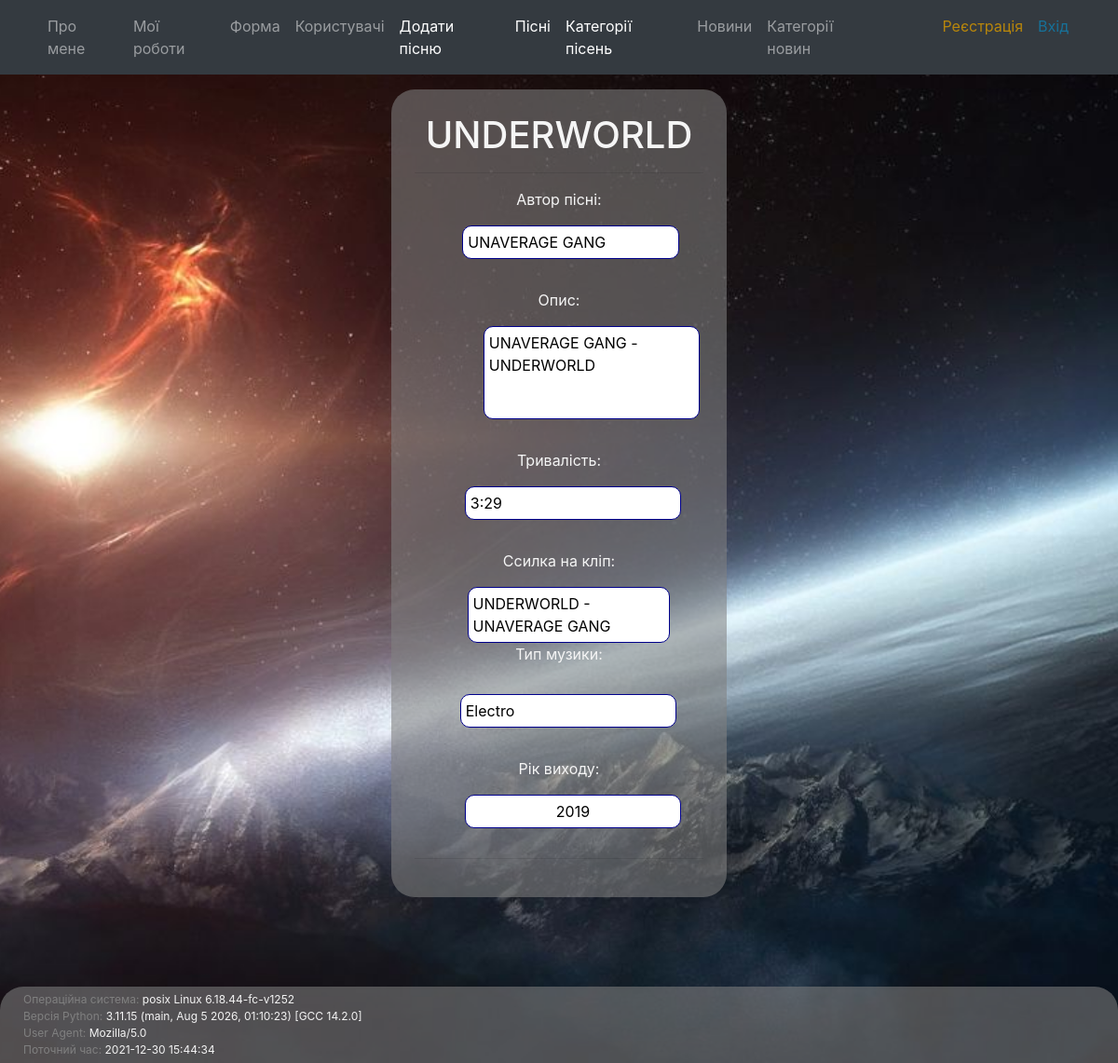
Screenshot of /songs/1 with the database file from the repository.
### app/songs/models.py (models this page shows, shortened)
class Songs(db.Model):
    id = db.Column(db.Integer, primary_key=True)
    songWriter = db.Column(db.String(100), nullable=False)
    songName = db.Column(db.String(120), nullable=False)
    songDescription = db.Column(db.Text, nullable=True)
    songDuration = db.Column(db.Text, nullable=True)
    songLink = db.Column(db.String(250), nullable=False)
    songCategory = db.Column(db.Integer, db.ForeignKey('categorysong.id'), nullable=True)
    songYear = db.Column(db.Integer, nullable=False)
    user_id = db.Column(db.Integer, db.ForeignKey('user.id'), nullable=False)

class categorysong(db.Model):
    id = db.Column(db.Integer, primary_key=True)
    musicType = db.Column(db.String(50), nullable=False)
    songs = db.relationship('Songs', backref='category', lazy=True)

### app/songs/views.py (the view)
@songs_blueprint.route('/<id>', methods=['GET', 'POST'])
def detail_song(id):
    songs = Songs.query.get_or_404(id)
    return render_template('songs_detail.html', pk=songs, data=getFooterData())

### app/songs/getFunctions.py (called while the page is built)
def getFooterData():
    OS_info = os.name + " " + platform.system() + " " + platform.release()
    current_datetime = datetime.now()
    userAgent = request.headers.get('User-Agent')
    pythonVersion = sys.version
    return [OS_info, pythonVersion, userAgent, current_datetime]

### app/songs/templates/songs/songs_detail.html (shortened to what this page needs)
{% from "_render_field.html" import render_field %}
{% extends "baseTemplate.html" %}
{%block content %}
<div id="detail-song-area">
    <div>
        <h1>{{ pk.songName }}</h1>
        <hr>
        <p style="text-align: left; display: inline-block;" >Автор пісні: <p id="span-song-info-songWriter">{{ pk.songWriter }}</p></p>
        <p style="text-align: left; display: inline-block;" >Опис: <p id="span-song-info-songDescription">{{ pk.songDescription }}</p></p>
        <p style="text-align: left; display: inline-block;" >Тривалість: <p id="span-song-info-songDuration">{{ pk.songDuration }}</p></p>
        <p style="text-align: left; display: inline-block;" >Ссилка на кліп:</p>
        <a href="{{ pk.songLink }}" id="span-song-info-songLink">{{ pk.songName }} - {{ pk.songWriter }}</a>
        <p style="text-align: left; display: inline-block;" >Тип музики: <p id="span-song-info-musicType">{{ pk.category.musicType }}</p></p>
        <p style="text-align: left; display: inline-block;" >Рік виходу: <p id="span-song-info-songYear">{{ pk.songYear }}</p></p>
        <hr>
    </div>
</div>
{% endblock %}

### app/static/css/main.css (style rules this page uses)
body { height: 100%; background: url('../images/fon2.jpg') no-repeat fixed center center; -webkit-background-size: cover; -moz-background-size: cover; -o-background-size: cover; background-size: cover; }
#detail-song-area { text-align: center; margin: 8% auto; padding: 25px; width: 30%; min-height: 100px; background-color: rgba(128, 128, 128, 0.57); border-radius: 25px; color: whitesmoke; }
#span-song-info-songWriter { display: inline-block; text-align: left; margin-left: 25px; width: 75%; border-radius: 10px; border: 1px solid darkblue; background-color: white; color: black; padding: 5px; }
#span-song-info-songDescription { display: inline-block; text-align: left; margin-left: 70px; width: 75%; height: 100px; border-radius: 10px; border: 1px solid darkblue; background-color: white; color: black; padding: 5px; }
#span-song-info-songDuration { display: inline-block; text-align: left; margin-left: 30px; width: 75%; border-radius: 10px; border: 1px solid darkblue; background-color: white; color: black; padding: 5px; }
#span-song-info-songLink { display: inline-block; text-align: left; margin-left: 20px; width: 70%; border-radius: 10px; border: 1px solid darkblue; background-color: white; color: black; padding: 5px; }
#span-song-info-musicType { display: inline-block; text-align: left; margin-top: 15px; margin-left: 20px; width: 75%; border-radius: 10px; border: 1px solid darkblue; background-color: white; color: black; padding: 5px; }
#span-song-info-songYear { display: inline-block; margin-left: 30px; width: 75%; border-radius: 10px; border: 1px solid darkblue; background-color: white; color: black; padding: 5px; }

### rows the page displays
Songs: songName "UNDERWORLD", songWriter "UNAVERAGE GANG", songDescription "UNAVERAGE GANG - UNDERWORLD", songDuration "3:29", songYear "2019"
categorysong: category.musicType "Electro"

### other values shown
{{ data[0] }} "posix Linux 6.18.44-fc-v1252"
{{ data[1] }} "3.11.15 (main, Aug 5 2026, 01:10:23) [GCC 14.2.0]"
{{ data[2] }} "Mozilla/5.0"
{{ data[3] }} "2021-12-30 15:44:34"
